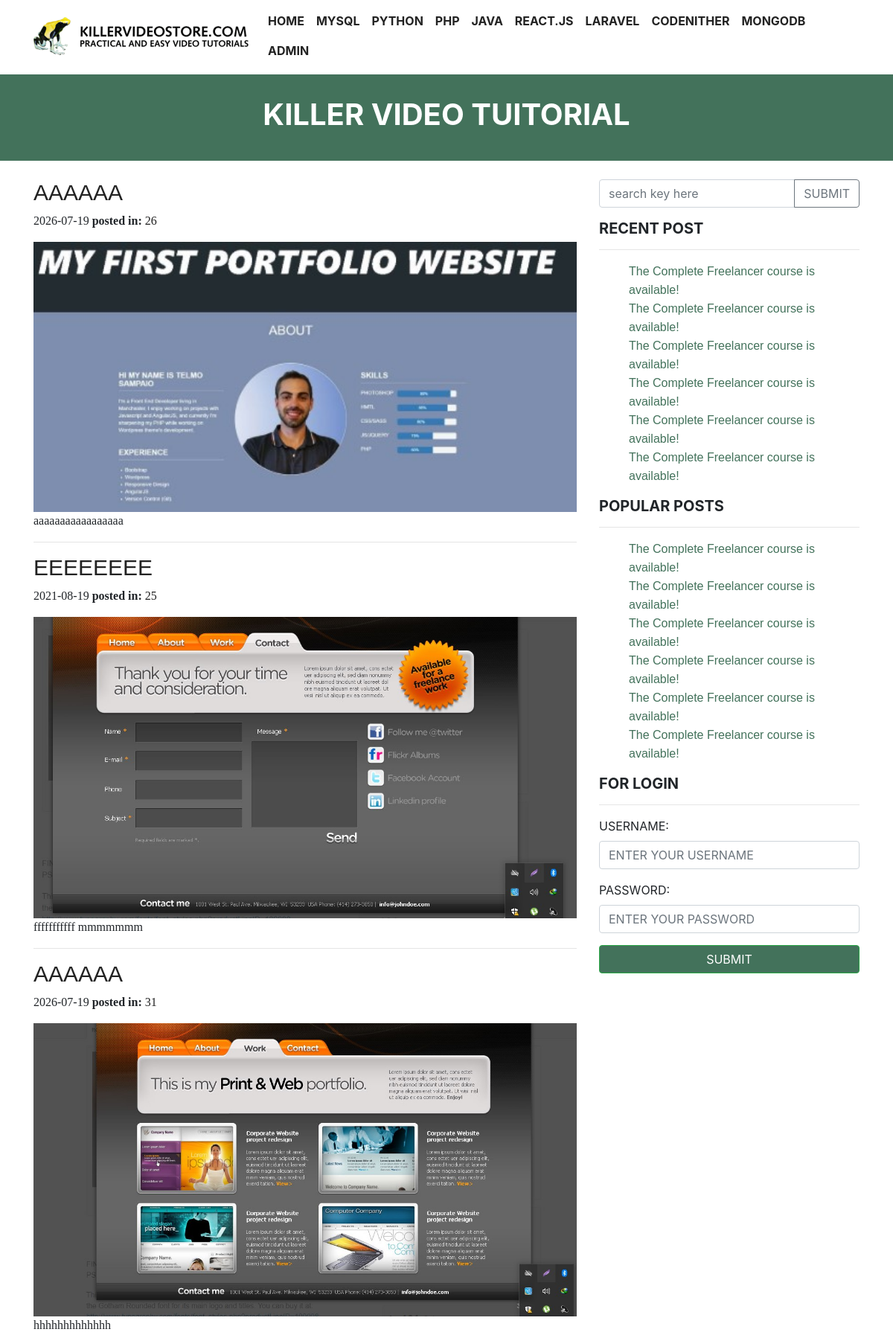
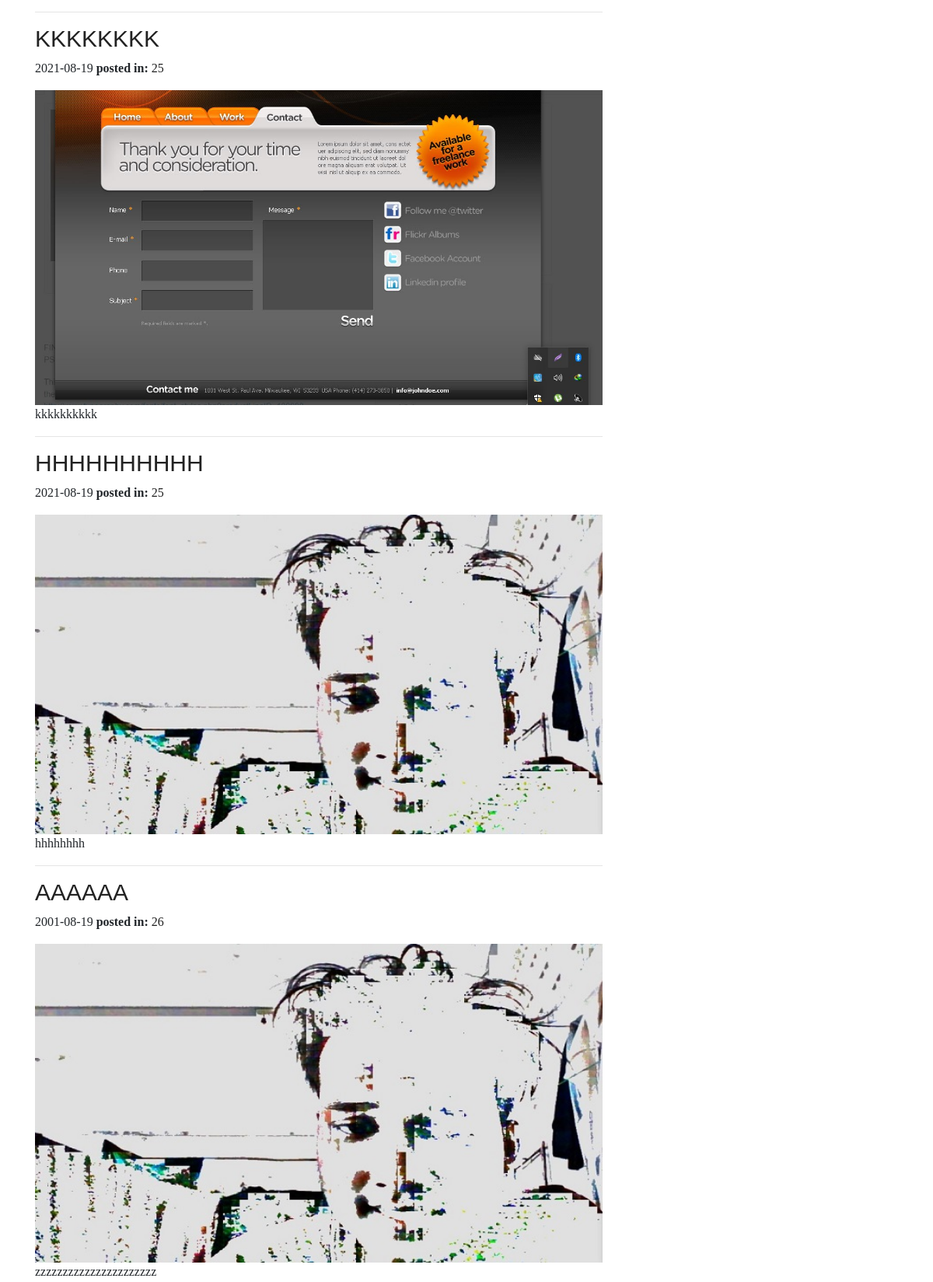
The page /cms3/index.php (upper part) on the database its author committed (2 pictures, top to bottom).
### tables this page shows
CREATE TABLE `nav_items` (
  `nav_item_id` int(3) NOT NULL,
  `nav_item_title` varchar(255) NOT NULL
);

CREATE TABLE `posts` (
  `post_id` int(3) NOT NULL,
  `post_title` varchar(255) NOT NULL,
  `post_date` date NOT NULL,
  `post_category` int(3) NOT NULL,
  `post_image` text NOT NULL,
  `post_content` text NOT NULL,
  `post_status` varchar(255) NOT NULL,
  `post_tags` varchar(255) NOT NULL
);

### cms3/index.php (the view, shortened to what this page needs)
<?php include("includes/header.php"); ?>
  <?php include("includes/navbar.php"); ?>
  <div id="intro">
    <div class="container">
      <div class="row">
        <div class="col-md-6 m-auto">
          <h1 class="text-center">killer video tuitorial</h1>
        </div>
      </div>
    </div>
    </div>
  <div id="post-section">
    <div class="container">
      <div class="row">
        <div class="col-md-8">
          <?php
          $post_query = "SELECT * FROM posts";
          $post_query_run = mysqli_query($con, $post_query);
          while ($post_query_row = mysqli_fetch_assoc($post_query_run)) {
                $post_id = $post_query_row['post_id'];
                $post_title = $post_query_row['post_title'];
                $post_date = $post_query_row['post_date'];
                $post_category = $post_query_row['post_category'];
                $post_image = $post_query_row['post_image'];
                $post_content = $post_query_row['post_content'];
           ?>
          <div class="post">
            <h1><a href="post.php?single_p_id=<?php echo $post_id; ?>"><?php echo $post_title; ?></a></h1>
                <p><?php echo $post_date; ?> <span>posted in:</span> <a href=""><?php echo $post_category; ?></a></p>
                <div class="link-image">
                  <a href="post.php?single_p_id=<?php echo $post_id; ?>"><img width="100%"  src="img/<?php echo $post_image; ?>" alt=""></a>
                </div>
            <div class="post-details">
              <p><?php echo $post_content; ?></p>
            </div>
            <hr>
          </div>
        <?php } ?>
        </div>
        <?php include("includes/sidebar.php"); ?>
      </div>
    </div>
  </div>
<?php include("includes/footer.php"); ?>

### cms3/includes/navbar.php (shortened to what this page needs)
<div id="tbar">
    <div class="container">
      <div class="row">
        <div class="col-md-8">
          <?php
          $nav_item_query = "SELECT * FROM nav_items";
          $nav_item_query_run = mysqli_query($con, $nav_item_query);
           ?>
          <nav class="navbar navbar-expand-lg navbar-dark bg-dark fixed-top">
            <div class="container">
              <a class="navbar-brand" href="#"><img src="img/logo.png" alt=""></a>
              <div class="collapse navbar-collapse" id="navbarNavDropdown">
                <ul class="nav navbar-nav ml-auto">
                <li class="nav-item active">
                    <a class="nav-link" href="index.php">HOME <span class="sr-only">(current)</span></a>
                  </li>
                    <?php
                       while ($nav_item_query_row = mysqli_fetch_assoc($nav_item_query_run)) {
                       $nav_title = $nav_item_query_row['nav_item_title'];
                       $nav_id = $nav_item_query_row['nav_item_id'];
                     ?>
                  <li class="nav-item">
                    <a class="nav-link" href="nav_posts.php?n_posts=<?php echo $nav_id; ?>"><?php echo $nav_title; ?></a>
                  </li>
                 <?php } ?>
                 <li class="nav-item">
                    <a class="nav-link" href="admin/index.php">Admin</a>
                  </li>
                </ul>
              </div>
            </div>
          </nav>
        </div>
      </div>
    </div>
  </div>

### cms3/css/main.css (style rules this page uses)
html { color: #222; font-size: 1em; line-height: 1.4; }
hr { display: block; height: 1px; border: 0; border-top: 1px solid #ccc; margin: 1em 0; padding: 0; }
audio, canvas, iframe, img, svg, video { vertical-align: middle; }
body a { color: #222; }
body p { font-family: 'Lobster', cursive; }
#tbar .navbar { background: #fff !important; text-transform: uppercase!important; font-weight: bold!important; }
#tbar .nav-link { color: #222 !important; }
#intro { background: #43725B; margin-top: 100px; padding: 30px; }
#intro h1 { text-transform: uppercase; color: #fff; font-weight: bold; }
#post-section { margin-top: 25px; }
#post-section .post h1 { text-transform: uppercase; font-size: 30px; font-family: 'Fjalla One', sans-serif; }
#post-section .post p span { font-weight: bold; }

### rows shown on the page
nav_items: nav_item_title "MYSQL"
nav_items: nav_item_title "PYTHON"
nav_items: nav_item_title "PHP"
nav_items: nav_item_title "JAVA"
nav_items: nav_item_title "REACT.JS"
nav_items: nav_item_title "LARAVEL"
nav_items: nav_item_title "CODENITHER"
nav_items: nav_item_title "MONGODB"
posts: post_title "AAAAAA", post_date "2026-07-19", post_category "26", post_image (picture), post_content "aaaaaaaaaaaaaaaaa"
posts: post_title "EEEEEEEE", post_date "2021-08-19", post_category "25", post_image (picture), post_content "fffffffffff mmmmmmm"
posts: post_title "AAAAAA", post_date "2026-07-19", post_category "31", post_image (picture), post_content "hhhhhhhhhhhhh"
posts: post_title "KKKKKKKK", post_date "2021-08-19", post_category "25", post_image (picture), post_content "kkkkkkkkkk"
posts: post_title "HHHHHHHHHH", post_date "2021-08-19", post_category "25", post_image (picture), post_content "hhhhhhhh"
posts: post_title "AAAAAA", post_date "2001-08-19", post_category "26", post_image (picture), post_content "zzzzzzzzzzzzzzzzzzzzzz"
